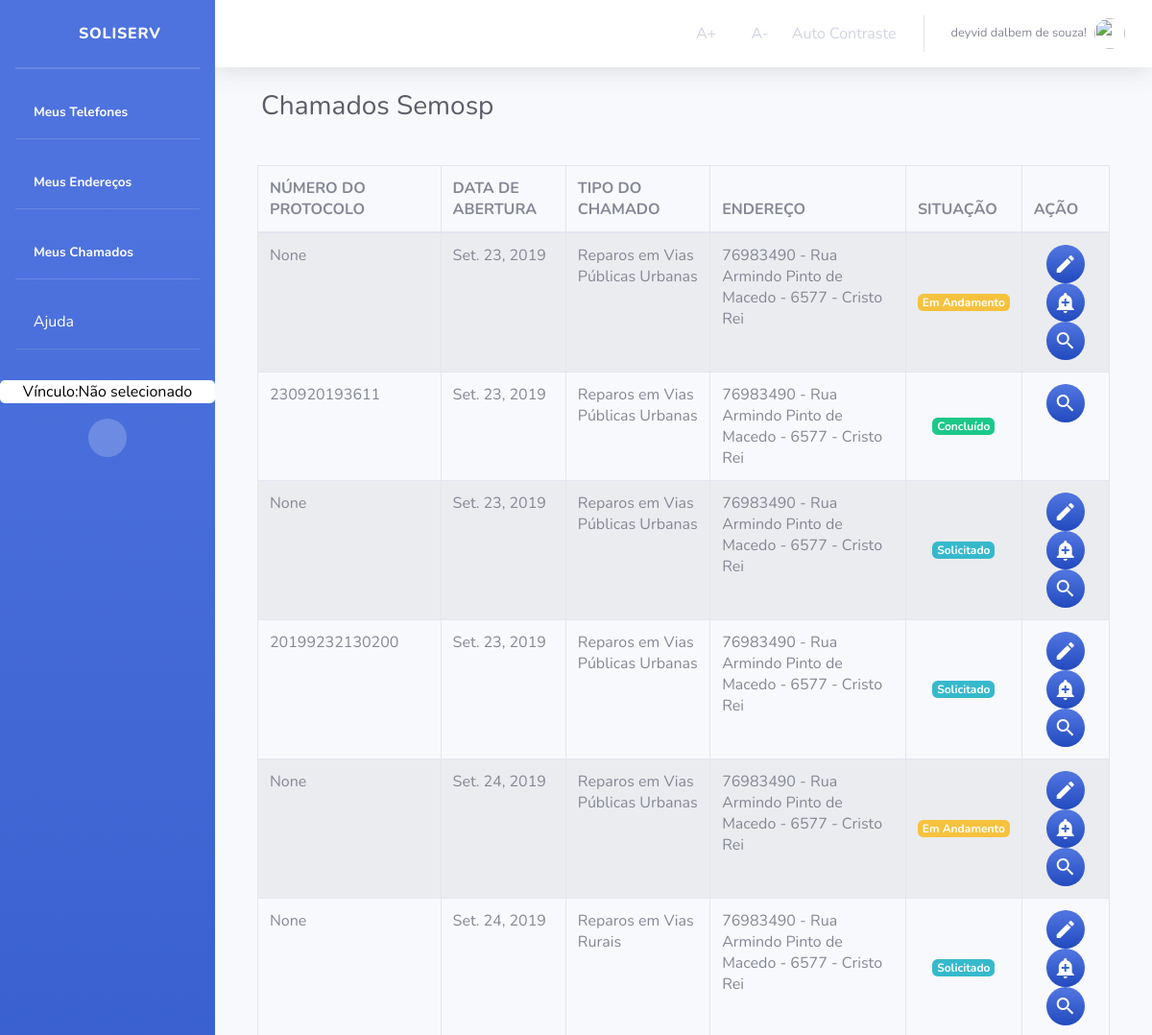
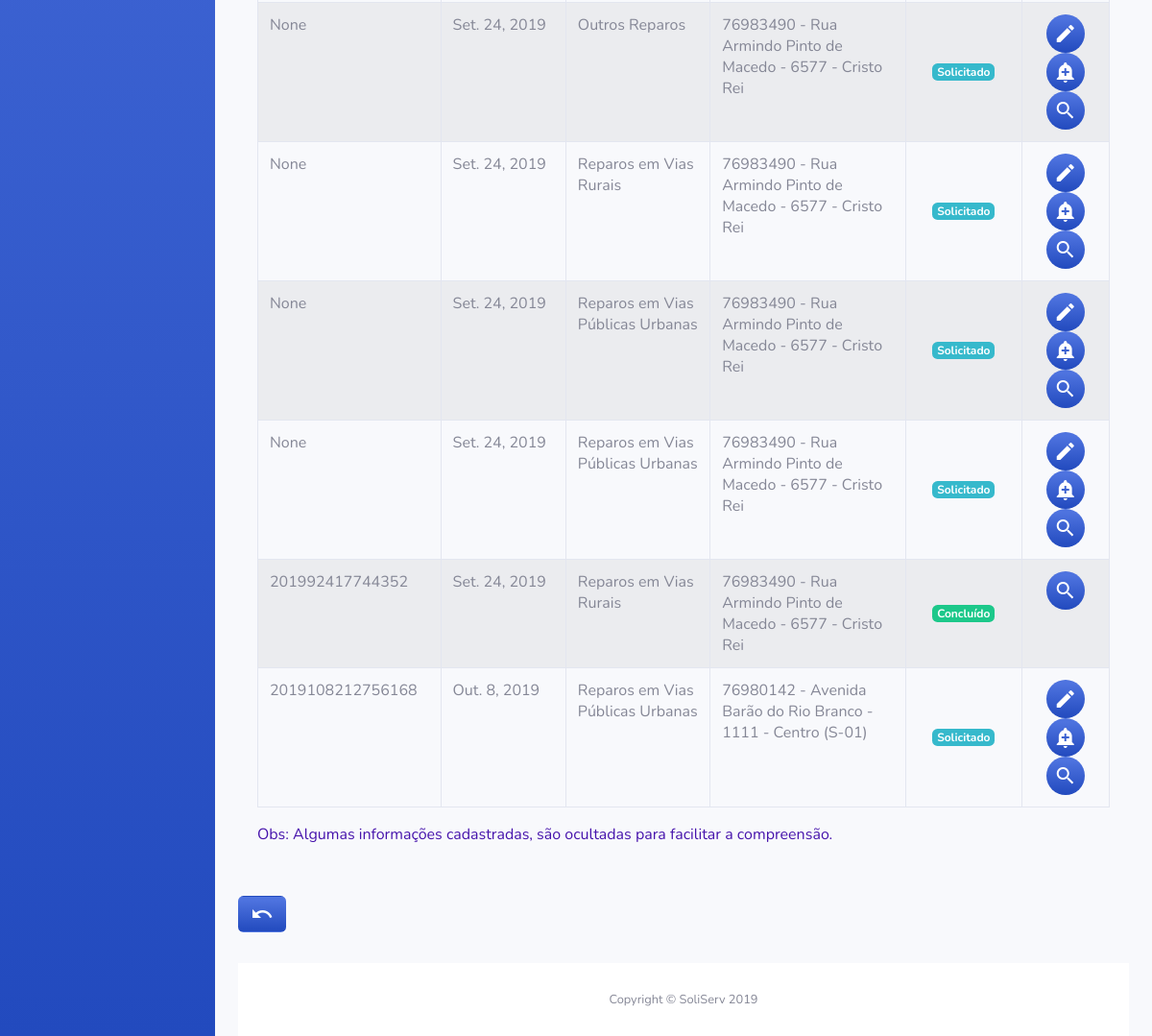
The page /Orgao/listarChamadosOrgao/ (signed in) on the database as committed earlier (2 pictures, top to bottom).
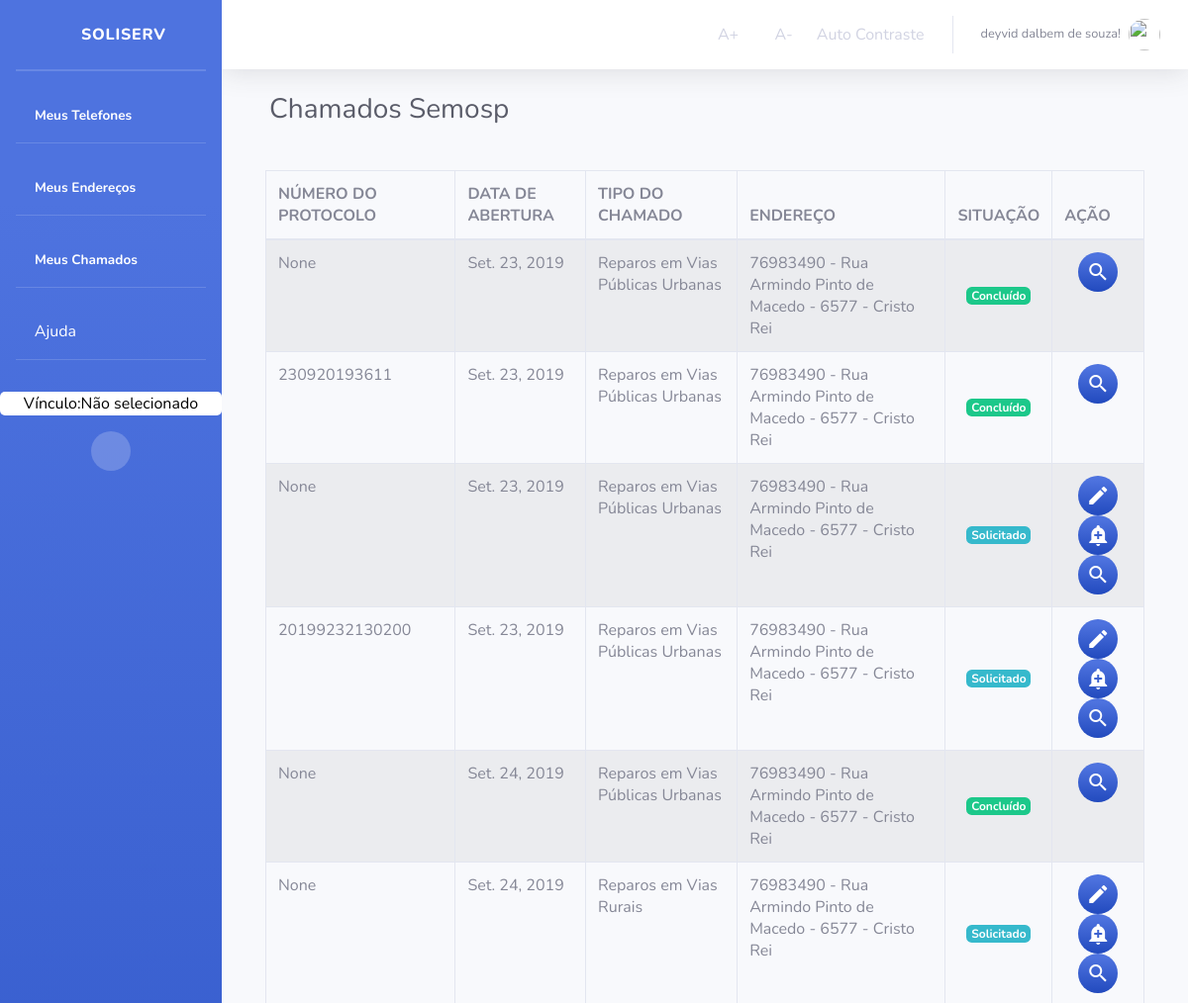
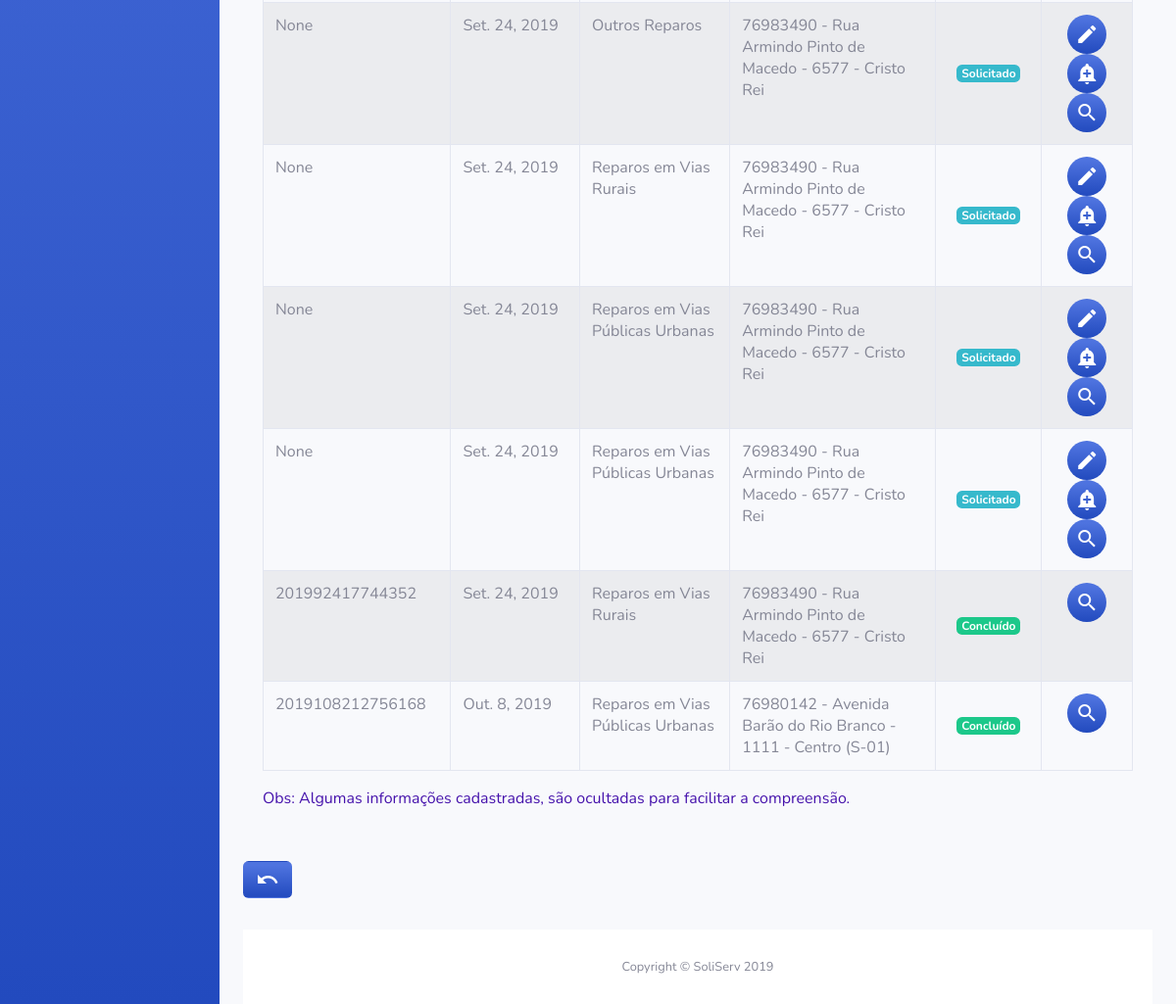
The same page on the database as committed later (2 pictures, top to bottom).
### Chamados/models.py (models this page shows, shortened)
class Chamado(models.Model):
    dataAbertura = models.DateField('ABERTO EM',auto_now_add=True)
    dataConclusao = models.DateField('CONCLUÍDO EM',auto_now=True)
    numeroProtocolo = models.CharField('NÚMERO DE PROTOCOLO', max_length=45, null=True, blank=True)
    observacao = models.CharField('OBSERVAÇÃO',max_length=100)
    observacaoOrgao = models.CharField('RETORNO DO ÓRGÃO', max_length=100, null=True, blank=True)
    idStatus = models.ForeignKey(
        Status, on_delete=models.CASCADE, verbose_name="STATUS")
    idOrgao = models.ForeignKey(
        Orgao, on_delete=models.CASCADE, verbose_name="ORGÃO")
    idTipoChamado = models.ForeignKey(
        TipoChamado, on_delete=models.CASCADE, verbose_name="TIPO DE CHAMADO")
    idUsuario = models.ForeignKey(
        User, on_delete=models.CASCADE, verbose_name="USUÁRIO")
    idEndereco = models.ForeignKey(
        Endereco, on_delete=models.CASCADE, verbose_name="ENDEREÇO DO CHAMADO")
    class Meta:
        verbose_name = "Chamado"
        verbose_name_plural = "Chamados"

class TipoChamado(models.Model):
    descricaoTipoChamado = models.CharField('TIPO CHAMADO', max_length=45)
    idOrgao = models.ForeignKey(
        Orgao, on_delete=models.CASCADE, verbose_name="ORGÃO")
    class Meta:
        verbose_name = "TipoChamados"
        verbose_name_plural = "TipoChamados"

class Status(models.Model):
    descricao = models.CharField('DESCRIÇÃO', max_length=45)
    class Meta:
        verbose_name = "Status"
        verbose_name_plural = "Status"

### Usuario/models.py (models this page shows)
class Endereco(models.Model):
    cep = models.IntegerField('CEP')
    logradouro = models.CharField('LOGRADOURO', max_length=45)
    enderecoNumero = models.CharField('NÚMERO', max_length=11)
    complemento = models.CharField('COMPLEMENTO', max_length=45)
    bairro = models.CharField('BAIRRO', max_length=45)
    observacao = models.CharField('OBSERVAÇÃO', max_length=45)
    municipio = models.CharField('MUNICIPIO', max_length=45)
    estado = models.CharField('ESTADO', max_length=2)
    idPessoa = models.ForeignKey(
        User, on_delete=models.CASCADE, verbose_name="PESSOA")
    def __str__(self):
        return (str (self.cep))+" - " + self.logradouro +" - "+ self.enderecoNumero + " - " + self.bairro
    class Meta:
        verbose_name = "Endereco"
        verbose_name_plural = "Endereco"

### Orgao/views.py (the view)
# urls.py: path('listarChamadosOrgao/', views.ListaOrgaoChamado, name='lista_chamados_orgao'),
def ListaOrgaoChamado(request):
    if not request.user.has_perm('Chamado.view_Chamado'):
        return render(request, 'Orgao/bloqueioDeAcesso.html')
    else:
        lista_chamados = Chamado.objects.all()
        paginator = Paginator(lista_chamados, 10000)
        page = request.GET.get('page')
        lista_chamados = paginator.get_page(page)
        context = {'lista_chamados': lista_chamados}
        if not request.user.is_authenticated:
            return render(request, 'Usuario/acessoNegado.html')
        else:
            return render(request, 'ChamadosOrgao/listarChamadosOrgao.html', context)

### Orgao/templates/ChamadosOrgao/listarChamadosOrgao.html (shortened to what this page needs)
{% extends "sistemaDeGestaoDeServicosPublicos/index1.html" %}
{% block titulo %}
Chamados Semosp
{% endblock titulo%}
{% block centro %}
{% if user.is_authenticated %}
<form>
    <div>
        <div>
            <div class="card-body">
                {% if lista_chamados %}
                <div class="table-responsive">
                    <table class="table table-bordered table-striped" id="dataTable" cellspacing="0">
                        <thead>
                            <tr>
                                <th>NÚMERO DO PROTOCOLO</th>
                                <th>DATA DE ABERTURA</th>
                                <th>TIPO DO CHAMADO</th>
                                <th>ENDEREÇO</th>
                                <th>SITUAÇÃO</th>
                                <th>AÇÃO</th>
                            </tr>
                        </thead>
                        <tbody>
                            {% for chamado in lista_chamados %}
                            <tr>
                                <td>{{chamado.numeroProtocolo}}</td>
                                <td>{{chamado.dataAbertura}}</td>
                                <td>{{chamado.idTipoChamado.descricaoTipoChamado}}</td>
                                <td>{{chamado.idEndereco}}</td>
                                {% if chamado.idStatus.pk == 1  %}
                                <td class="text-center align-middle"> <small
                                        class="badge badge-info">{{chamado.idStatus.descricao}}</small></td>
                                {% elif chamado.idStatus.pk == 3  %}
                                <td class="text-center align-middle"> <small
                                        class="badge badge-warning">{{chamado.idStatus.descricao}}</small></td>
                                {% elif chamado.idStatus.pk == 2 %}
                                <td class="text-center align-middle"> <small
                                        class="badge badge-success">{{chamado.idStatus.descricao}}</small></td>
                                {% endif %}
                                <td class="border ">
                                 <div class="text-center align-middle">
                                    {% if chamado.idStatus.pk != 2 %}
                                    <a class="bg-gradient-primary btn-circle text-white"
                                        href="{% url 'Orgao:atualizar_chamados_orgao' chamado.id %}"
                                        title="Editar Chamado">
                                        <i class="material-icons">edit</i>
                                    </a>
                                    <a class=" bg-gradient-primary btn-circle text-white"
                                        href="{% url 'Orgao:cadastrar_ocorrencias_chamados' chamado.id%}"
                                        title="Adicionar ocorrências do Chamado">
                                        <i class="material-icons">add_alert</i>
                                    </a>
                                    {% endif %}
                                    <a class=" bg-gradient-primary btn-circle text-white"
                                        href="{% url 'Orgao:chamado_detalhado' chamado.id %}"
                                        title="Detalhes do Chamado">
                                        <i class="material-icons">search</i>
                                    </a>
                                 </div>
                                </td>
                            </tr>
                            {% endfor %}
                        </tbody>
                    </table>
                    <p class=" mt-1" style="color: #4613ac;"> Obs: Algumas informações cadastradas, são ocultadas para
                        facilitar a
                        compreensão.</p>
                </div>
            </div>
        </div>
    </div>
    <a class="btn mb-3 mt-3 bg-gradient-primary text-white" href="{% url 'Orgao:orgao_index' %}"
        title="Voltar a pagina inicial">
        <i class="material-icons">undo</i>
    </a>
{% endif %}
{% endif %}
{% endblock %}

### templates/sistemaDeGestaoDeServicosPublicos/index1.html (shortened to what this page needs)
<!DOCTYPE html>
<html lang="pt-br">
{% load staticfiles %}
<head>
  <link rel="stylesheet" href="{% static 'tema/css/sb-admin-2.css' %}">
  <link rel="stylesheet" href="{% static 'tema/vendor/fontawesome-free/css/all.css' %}">
  <link rel="stylesheet" href="{% static 'tema/vendor/fontawesome-free/css/all.css' %}">
  <link rel="stylesheet" href="{% static 'css/style.css' %}">
  <link rel="stylesheet" href="{% static 'img/avatar_2x.png' %}">
  <link rel="stylesheet" href="https://stackpath.bootstrapcdn.com/bootstrap/4.3.1/css/bootstrap.min.css"
>
  <link href="https://unpkg.com/material-components-web@latest/dist/material-components-web.min.css" rel="stylesheet">
  <link href="vendor/fontawesome-free/css/all.min.css" rel="stylesheet" type="text/css">
  <link href="css/sb-admin-2.min.css" rel="stylesheet">
</head>
<body id="page-top" class="acessibilidade teste">
  <div id="wrapper">
    <ul class="navbar-nav bg-gradient-primary sidebar sidebar-dark accordion" id="accordionSidebar">
      <a class="sidebar-brand d-flex align-items-center justify-content-center" href="{% url 'index' %}">
        <div class="sidebar-brand-icon">
          <i class="fas fa-home"></i>
        </div>
        <div class="sidebar-brand-text mx-3">SoliServ</div>
      </a>
      <hr class="sidebar-divider my-0">
      <hr class="sidebar-divider">
      <li class="nav-item active">
        <a class="nav-link" href="{% url 'listaTelefones' %}" title="Listar Meus Telefones">
          <i class="fas fa-phone-alt"></i>
          <span>Meus Telefones</span></a>
      </li>
      <hr class="sidebar-divider d-none d-md-block">
      <li class="nav-item active">
        <a class="nav-link" href="{% url 'listaEnderecos' %}" title="Listar Meus Endereços">
          <i class="fas fa-map-marker-alt"></i>
          <span>Meus Endereços</span></a>
      </li>
      <hr class="sidebar-divider d-none d-md-block">
      {% if user.is_authenticated %}
      <li class="nav-item active">
        <a class="nav-link" href="{% url 'Chamados:lista_chamado' user.id %}" title="Listar Meus Chamados">
          <i class="fas fa-list"></i>
          <span>Meus Chamados</span></a>
      </li>
      {% else %}
      <li class="nav-item active">
        <a class="nav-link" href="#" title="Listar Meus Chamados">
          <i class="fas fa-list"></i>
          <span>Meus Chamados</span></a>
      </li>
      {% endif %}
      <hr class="sidebar-divider d-none d-md-block">
      <li class="nav-item">
        <a class="nav-link text-white" href="#" data-toggle="modal" data-target="#ModalAjuda" title="Obter informações">
          <i class="far fa-question-circle"></i>
          Ajuda
        </a>
      </li>
      <hr class="sidebar-divider d-none d-md-block">
      {% if request.session.temVinculo %}
      <a class="mt-3 text-center w-60 escolheVinculo" title="Clique para Escolher o Vínculo"
        href="{% url 'Orgao:retorna_Lotacao' %}">
        {% if request.session.nomeVinculo %}
        <span> Vínculo: {{ request.session.nomeVinculo }}</span>
        {% else %}
        <span> Vínculo:Não selecionado</span>
        {% endif %}
      </a>
      {% endif %}
      <div class=" mt-3 text-center d-none d-md-inline">
        <button class="rounded-circle border-0" id="sidebarToggle"></button>
      </div>
    </ul>
    <div id="content-wrapper" class="d-flex flex-column">
      <div id="content">
        <nav class="navbar navbar-expand navbar-light bg-white topbar mb-4 static-top shadow">
          <ul class="navbar-nav ml-auto">
            <li class="nav-item active">
              <a class="nav-link acessibilidade" onClick="fonte('a');" href="#" title="Aumentar Tamanho da Fonte">
                <i class="far fa-arrow-alt-circle-up"></i>
                <span>A+</span></a>
            </li>
            <li class="nav-item active">
              <a class="nav-link acessibilidade" onClick="fonte('d');" href="#" title="Diminuir Tamanho da Fonte">
                <i class="far fa-arrow-alt-circle-down"></i>
                <span>A-</span></a>
            </li>
            <li class="nav-item active">
              <a href="#altocontraste" id="altocontraste" accesskey="3" title="Auto Contraste"
                onclick="window.toggleContrast()" onkeydown="window.toggleContrast()" class="nav-link"
                title="Auto Contraste">
                <span>Auto Contraste</span></a>
            </li>
            <li class="nav-item dropdown no-arrow">
              <a class="nav-link dropdown-toggle" href="#" id="userDropdown" role="button" data-toggle="dropdown"
                aria-haspopup="true" aria-expanded="false">
                {% if user.is_authenticated %}
                <span class="mr-2 d-none d-lg-inline text-gray-600 small">{{ user.first_name }}
                  {{ user.last_name}}!</span>
                {% else %}
                <span class="mr-2 d-none d-lg-inline text-gray-600 small">Usuário não está logado!</span>
                {% endif %}
                {% if user.is_authenticated %}
                <img class="img-profile rounded-circle" src="{{ request.session.profile_picture }}">
                {% else %}
                <img class="img-profile rounded-circle" src="{% static 'img/avatar_2x.png' %}">
                {% endif %}
              </a>
            </li>
          </ul>
        </nav>
        <div class="container-fluid">
          <div class="d-sm-flex align-items-center justify-content-between mb-4 container">
            <h1 class="h3 mb-0 text-gray-800">{% block titulo %}{% endblock titulo%}</h1>
          </div>
          <div class="">
            {% block centro %}
            {% endblock %}
          </div>
          <footer class="sticky-footer bg-white">
            <div class="container my-auto">
              <div class="copyright text-center my-auto">
                <span>Copyright &copy; SoliServ 2019</span>
              </div>
            </div>
          </footer>
        </div>
      </div>
</body>
</html>

### sistemaDeGestaoDeServicosPublicos/static/css/style.css (style rules this page uses)
.escolheVinculo { border-radius: 5px; background-color: white; color: black; }

Rows that differ between the two databases and show on the page:
changed Chamado (number 1 of 12 on the later page): idStatus_id 3 → 2 (drawn); idStatus.descricao "Em Andamento" → "Concluído"
changed Chamado (number 5 of 12 on the later page): idStatus_id 3 → 2 (drawn); idStatus.descricao "Em Andamento" → "Concluído"
changed Chamado "Out. 8, 2019": idStatus_id 1 → 2 (drawn); idStatus.descricao "Solicitado" → "Concluído"
